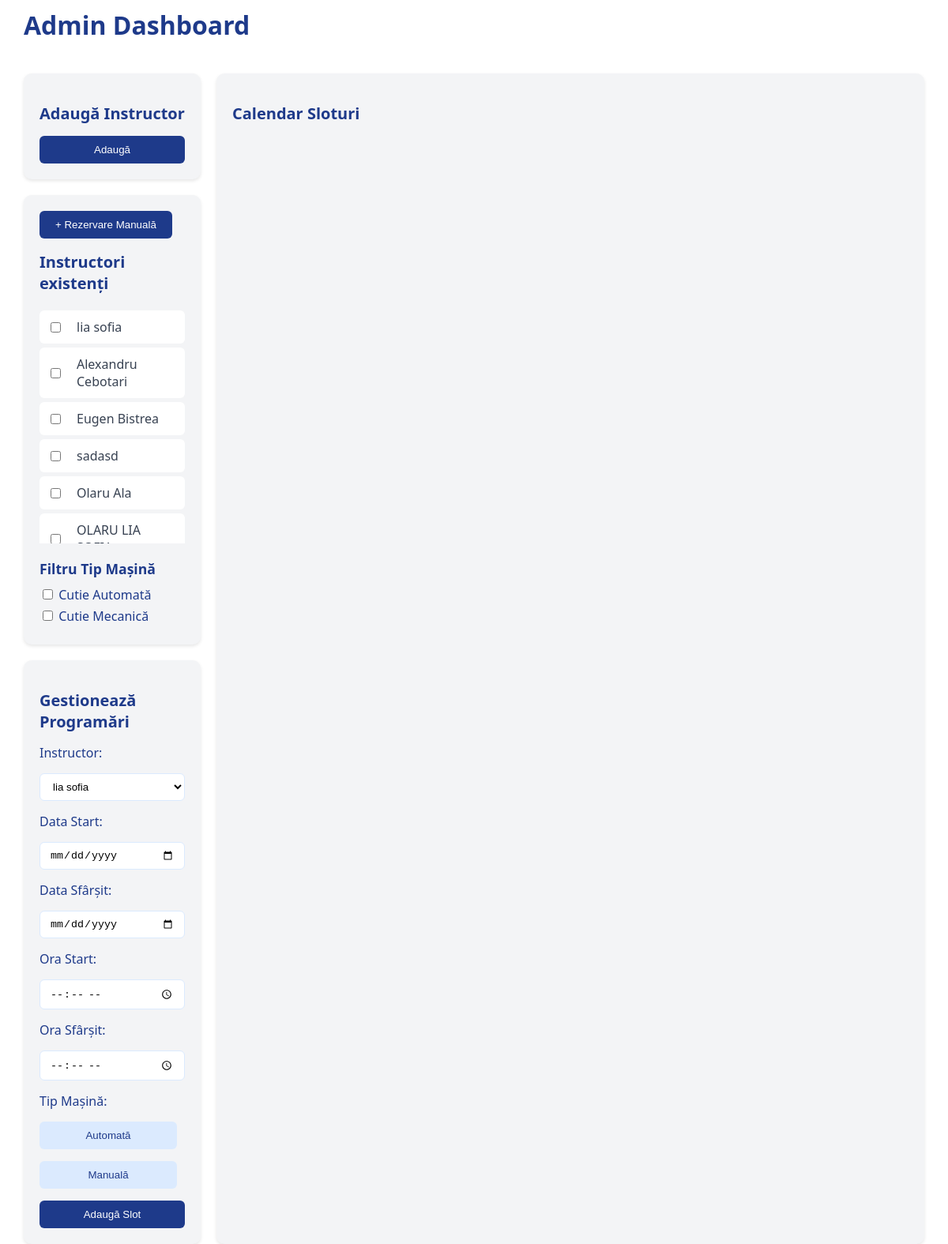
The page /bookings/admin-dashboard/ on the database its author committed.
### instructors/models.py (models this page shows, shortened)
class Instructor(models.Model):
    user = models.OneToOneField(CustomUser, on_delete=models.CASCADE)
    name = models.CharField(max_length=100)
    profile_picture = models.ImageField(upload_to='instructor_profiles/', blank=True, null=True)

### bookings/views.py (the view, shortened to what this page needs)
# urls.py: path('admin-dashboard/', admin_dashboard, name='admin-dashboard'),
def admin_dashboard(request):
    instructors = Instructor.objects.all()
    available_slots = TimeSlot.objects.filter(is_booked=False)
    users = CustomUser.objects.filter(role='user')
    return render(request, 'bookings/admin_dashboard.html', {
        'instructors': instructors,
        'available_slots': available_slots,
        'users': users,
    })

### bookings/templates/bookings/admin_dashboard.html (shortened to what this page needs)
{% load static %}
<!DOCTYPE html>
<html lang="ro">
<head>
    <link rel="stylesheet" href="{% static 'bookings/admin_styles.css' %}?v={% now 'U' %}">
    <link rel="stylesheet" href="https://cdn.jsdelivr.net/npm/fullcalendar@5.11.3/main.min.css">
</head>
<body>
    <div class="admin-container">
        <h1>Admin Dashboard</h1>
        <section class="add-instructor">
            <h2>Adaugă Instructor</h2>
            <form method="POST" enctype="multipart/form-data" id="add-instructor-form">
                <button type="submit">Adaugă</button>
            </form>
        </section>
        <section class="instructor-list">
            <button id="manual-booking-btn">+ Rezervare Manuală</button>
            <h2>Instructori existenți</h2>
            <ul>
                {% for instructor in instructors %}
                    <li>{{ instructor.name }}</li>
                {% endfor %}
            </ul>
            <div class="car-type-filter">
                <h3>Filtru Tip Mașină</h3>
                <label><input type="checkbox" class="car-type-checkbox" value="automatic"> Cutie Automată</label>
                <label><input type="checkbox" class="car-type-checkbox" value="manual"> Cutie Mecanică</label>
            </div>
        </section>
        <section class="manage-slots">
            <h2>Gestionează Programări</h2>
            <form id="add-slot-form">
                <label for="instructor">Instructor:</label>
                <select id="instructor" name="instructor">
                    {% for instructor in instructors %}
                        <option value="{{ instructor.id }}">{{ instructor.name }}</option>
                    {% endfor %}
                </select>
                <label for="start-date">Data Start:</label>
                <input type="date" id="start-date" name="start_date">
                <label for="start-date">Data Sfârșit:</label>
                <input type="date" id="end-date" name="end_date">
                <label for="start-time">Ora Start:</label>
                <input type="time" id="start-time" name="start_time">
                <label for="end-time">Ora Sfârșit:</label>
                <input type="time" id="end-time" name="end_time">
                <label>Tip Mașină:</label>
                <button type="button" class="car-type-btn" data-value="automatic">Automată</button>
                <button type="button" class="car-type-btn" data-value="manual">Manuală</button>
                <button type="submit">Adaugă Slot</button>
            </form>
        </section>
        <section class="calendar-container">
            <h2>Calendar Sloturi</h2>
        </section>
    </div>
</body>
</html>

### bookings/static/bookings/admin_styles.css (style rules this page uses)
:root { --primary-dark-blue: #1e3a8a; --secondary-blue: #3b82f6; --light-blue: #dbeafe; --success-green: #22c55e; --error-red: #ef4444; --gray-100: #f3f4f6; --gray-700: #374151; }
body { font-family: 'Segoe UI', Arial, sans-serif; background-color: #ffffff; margin: 0; padding: 20px; color: var(--gray-700); padding: 10px; }
.admin-container { max-width: 1600px; margin: 0 auto; display: grid; grid-template-columns: 1fr 3fr; gap: 20px; height: calc(100vh - 40px); max-width: 95vw; grid-template-columns: 1fr 4fr; }
h1 { grid-column: 1 / -1; color: var(--primary-dark-blue); margin: 0 0 20px; font-size: 2rem; }
h2 { color: var(--primary-dark-blue); margin-bottom: 15px; font-size: 1.25rem; }
.add-instructor, .instructor-list, .manage-slots { background: var(--gray-100); padding: 20px; border-radius: 10px; box-shadow: 0 2px 4px rgba(0, 0, 0, 0.1); }
.add-instructor { grid-column: 1; grid-row: 2; }
.instructor-list { grid-column: 1; grid-row: 3; }
.manage-slots { grid-column: 1; grid-row: 4; }
.calendar-container { grid-column: 2; grid-row: 2 / 5; padding: 20px; background: var(--gray-100); border-radius: 10px; box-shadow: 0 2px 4px rgba(0, 0, 0, 0.1); }
form { display: flex; flex-direction: column; gap: 15px; }
label { color: var(--primary-dark-blue); font-weight: 500; }
input, select { padding: 8px 12px; border: 1px solid var(--light-blue); border-radius: 6px; background: white; transition: all 0.3s ease; }
button { padding: 10px 20px; background: var(--primary-dark-blue); color: white; border: none; border-radius: 6px; cursor: pointer; transition: all 0.3s ease; font-weight: 500; }
.car-type-btn { background: var(--light-blue); color: var(--primary-dark-blue); margin-right: 10px; }
.instructor-list ul { list-style: none; padding: 0; max-height: 300px; overflow-y: auto; }
.instructor-list li { padding: 10px; margin: 5px 0; background: white; border-radius: 6px; cursor: pointer; transition: all 0.3s ease; display: flex; align-items: center; gap: 10px; }
.car-type-filter { margin-top: 20px; }
.car-type-filter h3 { color: var(--primary-dark-blue); font-size: 1.1rem; margin-bottom: 10px; }
.car-type-filter label { display: block; margin: 5px 0; }

### rows shown on the page
Instructor: name "lia sofia"
Instructor: name "Alexandru Cebotari"
Instructor: name "Eugen Bistrea"
Instructor: name "sadasd"
Instructor: name "Olaru Ala"
Instructor: name "OLARU LIA…"

### other values the page prints
form field instructor "lia sofia"
